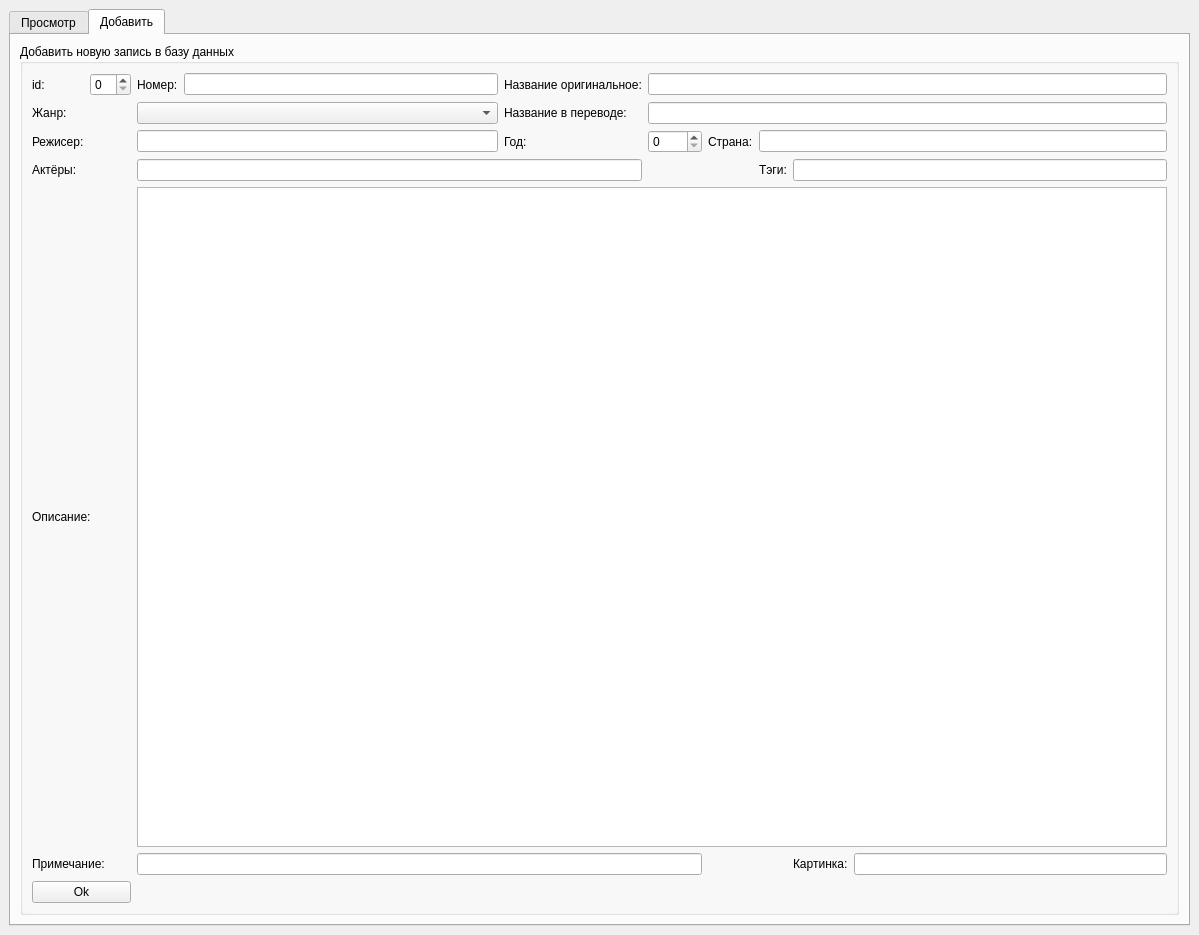
<?xml version="1.0" encoding="UTF-8"?>
<ui version="4.0">
 <class>MainWindow</class>
 <widget class="QMainWindow" name="MainWindow">
  <property name="geometry">
   <rect>
    <x>0</x>
    <y>0</y>
    <width>1199</width>
    <height>935</height>
   </rect>
  </property>
  <property name="windowTitle">
   <string>MainWindow</string>
  </property>
  <widget class="QWidget" name="centralwidget">
   <layout class="QGridLayout" name="gridLayout">
    <item row="0" column="0">
     <widget class="QTabWidget" name="tabWidget">
      <property name="currentIndex">
       <number>1</number>
      </property>
      <widget class="QWidget" name="tab">
       <attribute name="title">
        <string>Просмотр</string>
       </attribute>
       <layout class="QVBoxLayout" name="verticalLayout">
        <item>
         <widget class="QGroupBox" name="groupBox_4">
          <property name="title">
           <string>Фильтр</string>
          </property>
          <layout class="QGridLayout" name="gridLayout_4">
           <item row="0" column="2">
            <widget class="QLabel" name="label_15">
             <property name="text">
              <string>Название:</string>
             </property>
            </widget>
           </item>
           <item row="0" column="6">
            <widget class="QComboBox" name="comboBox"/>
           </item>
           <item row="0" column="4">
            <widget class="QLabel" name="label_12">
             <property name="text">
              <string>Жанр:</string>
             </property>
            </widget>
           </item>
           <item row="0" column="0">
            <widget class="QLabel" name="label_14">
             <property name="text">
              <string>Название оригинальное:</string>
             </property>
            </widget>
           </item>
           <item row="0" column="1">
            <widget class="QLineEdit" name="Ed_find"/>
           </item>
           <item row="0" column="3">
            <widget class="QLineEdit" name="Ed_find2"/>
           </item>
          </layout>
         </widget>
        </item>
        <item>
         <widget class="QTableWidget" name="tableWidget">
          <property name="rowCount">
           <number>0</number>
          </property>
          <property name="columnCount">
           <number>0</number>
          </property>
         </widget>
        </item>
        <item>
         <widget class="QGroupBox" name="groupBox_3">
          <property name="title">
           <string>Подробно</string>
          </property>
          <layout class="QGridLayout" name="gridLayout_3">
           <item row="0" column="0">
            <widget class="QLabel" name="label_title">
             <property name="text">
              <string>Название</string>
             </property>
            </widget>
           </item>
           <item row="0" column="1">
            <widget class="QLabel" name="label_13">
             <property name="text">
              <string>№</string>
             </property>
            </widget>
           </item>
           <item row="1" column="0">
            <widget class="QTextEdit" name="textEdit"/>
           </item>
           <item row="1" column="1">
            <widget class="QLabel" name="label_pix">
             <property name="text">
              <string>TextLabel</string>
             </property>
            </widget>
           </item>
          </layout>
         </widget>
        </item>
       </layout>
      </widget>
      <widget class="QWidget" name="tab_2">
       <attribute name="title">
        <string>Добавить</string>
       </attribute>
       <layout class="QHBoxLayout" name="horizontalLayout">
        <item>
         <widget class="QGroupBox" name="groupBox">
          <property name="title">
           <string>Добавить новую запись в базу данных</string>
          </property>
          <layout class="QGridLayout" name="gridLayout_2">
           <item row="0" column="0">
            <widget class="QLabel" name="label">
             <property name="text">
              <string>id:</string>
             </property>
            </widget>
           </item>
           <item row="0" column="1">
            <widget class="QSpinBox" name="spinBox_id"/>
           </item>
           <item row="0" column="2">
            <widget class="QLabel" name="label_11">
             <property name="text">
              <string>Номер:</string>
             </property>
            </widget>
           </item>
           <item row="0" column="3">
            <widget class="QLineEdit" name="Ed_num"/>
           </item>
           <item row="0" column="4">
            <widget class="QLabel" name="label_2">
             <property name="text">
              <string>Название оригинальное:</string>
             </property>
            </widget>
           </item>
           <item row="1" column="0">
            <widget class="QLabel" name="label_5">
             <property name="text">
              <string>Жанр:</string>
             </property>
            </widget>
           </item>
           <item row="1" column="2" colspan="2">
            <widget class="QComboBox" name="comboBox_2"/>
           </item>
           <item row="1" column="4">
            <widget class="QLabel" name="label_6">
             <property name="text">
              <string>Название в переводе:</string>
             </property>
            </widget>
           </item>
           <item row="2" column="0">
            <widget class="QLabel" name="label_7">
             <property name="text">
              <string>Режисер:</string>
             </property>
            </widget>
           </item>
           <item row="2" column="2" colspan="2">
            <widget class="QLineEdit" name="Ed_director"/>
           </item>
           <item row="2" column="4">
            <widget class="QLabel" name="label_3">
             <property name="text">
              <string>Год:</string>
             </property>
            </widget>
           </item>
           <item row="2" column="5">
            <widget class="QSpinBox" name="spinBox_age">
             <property name="maximum">
              <number>2100</number>
             </property>
            </widget>
           </item>
           <item row="2" column="6">
            <widget class="QLabel" name="label_4">
             <property name="text">
              <string>Страна:</string>
             </property>
            </widget>
           </item>
           <item row="2" column="7" colspan="3">
            <widget class="QLineEdit" name="lineEdit_country"/>
           </item>
           <item row="3" column="0">
            <widget class="QLabel" name="label_8">
             <property name="text">
              <string>Актёры:</string>
             </property>
            </widget>
           </item>
           <item row="3" column="7">
            <widget class="QLabel" name="label_16">
             <property name="text">
              <string>Тэги:</string>
             </property>
            </widget>
           </item>
           <item row="3" column="8" colspan="2">
            <widget class="QLineEdit" name="Ed_tags"/>
           </item>
           <item row="4" column="0" colspan="2">
            <widget class="QLabel" name="label_9">
             <property name="text">
              <string>Описание:</string>
             </property>
            </widget>
           </item>
           <item row="5" column="0" colspan="2">
            <widget class="QLabel" name="label_10">
             <property name="text">
              <string>Примечание:</string>
             </property>
            </widget>
           </item>
           <item row="5" column="8">
            <widget class="QLabel" name="label_17">
             <property name="text">
              <string>Картинка:</string>
             </property>
            </widget>
           </item>
           <item row="5" column="9">
            <widget class="QLineEdit" name="Ed_img"/>
           </item>
           <item row="6" column="0" colspan="2">
            <widget class="QPushButton" name="addBtn">
             <property name="text">
              <string>Ok</string>
             </property>
            </widget>
           </item>
           <item row="5" column="2" colspan="4">
            <widget class="QLineEdit" name="Ed_prim"/>
           </item>
           <item row="4" column="2" colspan="8">
            <widget class="QTextEdit" name="Te_desc"/>
           </item>
           <item row="3" column="2" colspan="3">
            <widget class="QLineEdit" name="Ed_actors"/>
           </item>
           <item row="0" column="5" colspan="5">
            <widget class="QLineEdit" name="Ed_name">
             <property name="text">
              <string notr="true"/>
             </property>
            </widget>
           </item>
           <item row="1" column="5" colspan="5">
            <widget class="QLineEdit" name="Ed_title"/>
           </item>
          </layout>
         </widget>
        </item>
       </layout>
      </widget>
     </widget>
    </item>
   </layout>
  </widget>
 </widget>
 <resources/>
 <connections/>
</ui>
